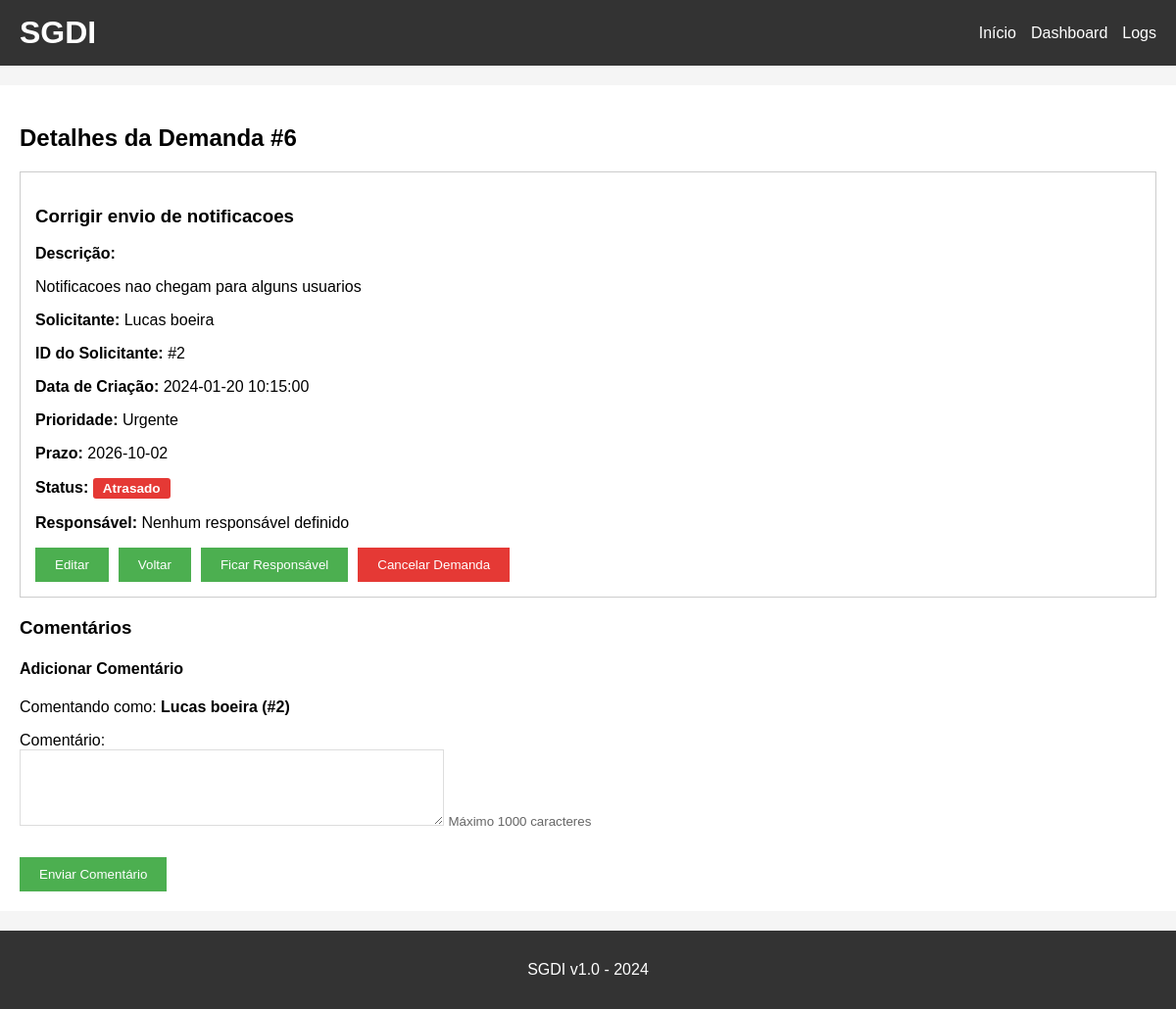
The page /detalhes/6 (signed in) on the database as committed earlier.
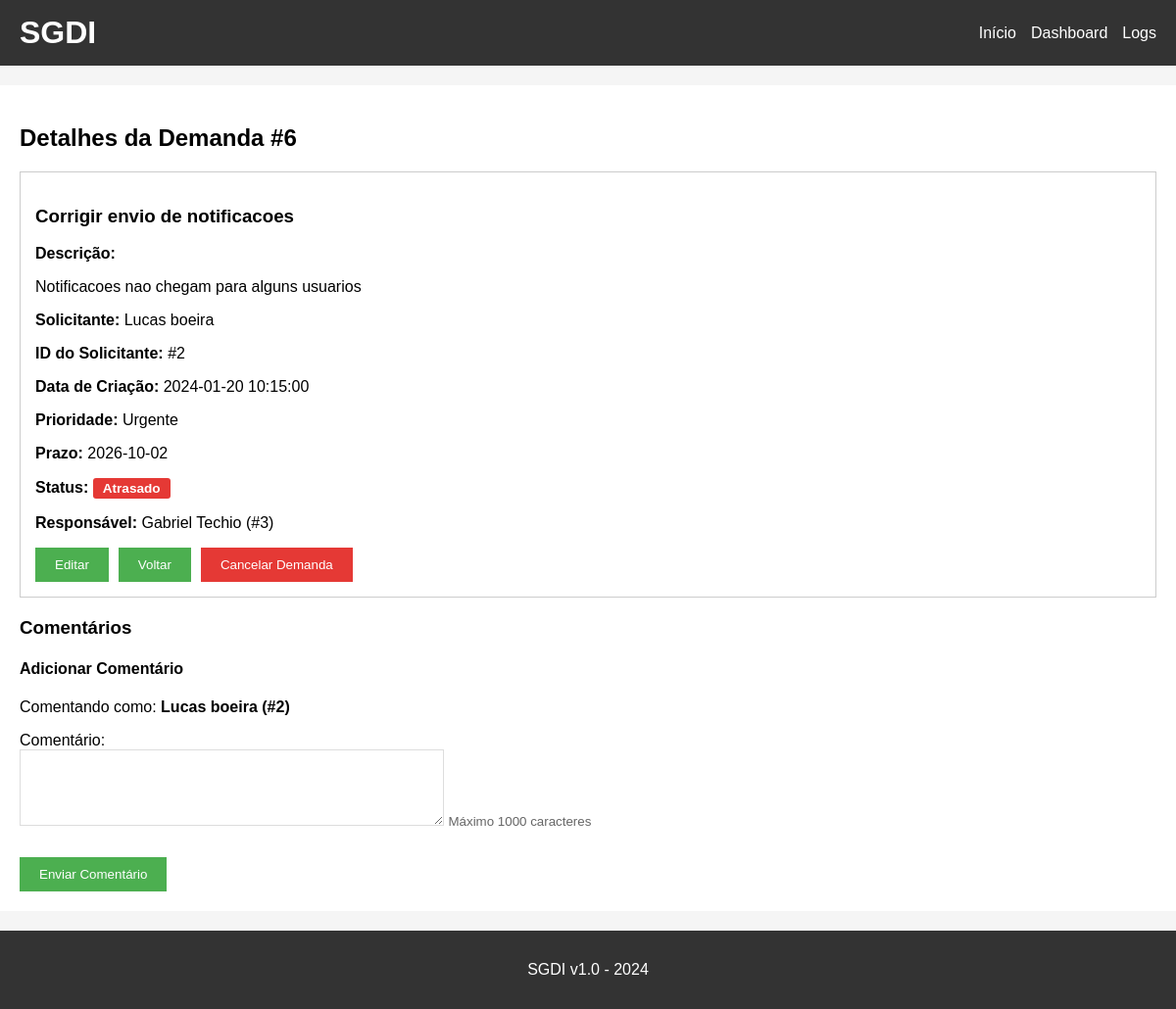
The same page on the database as committed later.
### tables this page shows
CREATE TABLE demandas (
    id INTEGER PRIMARY KEY AUTOINCREMENT,
    titulo TEXT NOT NULL,
    descricao TEXT,
    solicitante TEXT,
    solicitante_id INTEGER,
    data_criacao TEXT,
    prioridade TEXT,
    prazo TEXT,
    status TEXT NOT NULL DEFAULT 'Aberto',
    responsavel TEXT,
    responsavel_id INTEGER,
    data_conclusao TEXT,
    FOREIGN KEY (solicitante_id) REFERENCES solicitantes (id),
    FOREIGN KEY (responsavel_id) REFERENCES solicitantes (id)
);

### app.py (the view)
@app.route('/detalhes/<int:id>')
def detalhes(id):
    conn = get_db()
    cursor = conn.cursor()
    demanda = cursor.execute(
        "SELECT *, "
        "CASE WHEN status = 'Aberto' AND prazo < date('now', 'localtime') THEN 'Atrasado' ELSE status END AS status_exibido "
        "FROM demandas WHERE id=?", (id,)
    ).fetchone()
    if demanda is None:
        conn.close()
        flash('Demanda não encontrada.')
        return redirect('/')
    comentarios = cursor.execute(
        'SELECT * FROM comentarios WHERE demanda_id=? ORDER BY id', (id,)
    ).fetchall()
    conn.close()
    return render_template('detalhes.html', demanda=demanda, comentarios=comentarios)

### app.py (called while the page is built)
def get_db():
    conn = sqlite3.connect('demandas.db')
    conn.row_factory = sqlite3.Row
    return conn

@app.before_request
def verificar_login():
    if 'email' not in session and request.endpoint not in ['login', 'logout', 'static']:
        return redirect(url_for('login'))

### templates/detalhes.html (shortened to what this page needs)
{% extends "base.html" %}
{% block content %}
<h2>Detalhes da Demanda #{{ demanda[0] }}</h2>
<div class="detail-box">
    <h3>{{ demanda[1] }}</h3>
    <p><strong>Descrição:</strong></p>
    <p>{{ demanda[2] }}</p>
    <p><strong>Solicitante:</strong> {{ demanda[3] }}</p>
    <p><strong>ID do Solicitante:</strong> #{{ demanda[4] }}</p>
    <p><strong>Data de Criação:</strong> {{ demanda[5] }}</p>
    <p><strong>Prioridade:</strong> {{ demanda[6] }}</p>
    <p><strong>Prazo:</strong> {{ demanda[7] }}</p>
    <p>
        <strong>Status:</strong>
        <span class="status-badge
            {%- if demanda['status_exibido'] == 'Aberto' %} status-aberto
            {%- elif demanda['status_exibido'] == 'Atrasado' %} status-atrasado
            {%- elif demanda['status_exibido'] == 'Concluído' %} status-concluido
            {%- elif demanda['status_exibido'] == 'Cancelado' %} status-cancelado
            {%- endif %}">{{ demanda['status_exibido'] }}</span>
    </p>
    <p>
        <strong>Responsável:</strong>
        {% if demanda['responsavel_id'] %}
            {{ demanda['responsavel'] }} (#{{ demanda['responsavel_id'] }})
        {% else %}
            Nenhum responsável definido
        {% endif %}
    </p>
    <div class="acoes-demanda">
        <a href="/editar/{{ demanda[0] }}"><button>Editar</button></a>
        <a href="/"><button>Voltar</button></a>
        {% if demanda['status'] == 'Aberto' %}
            {% if not demanda['responsavel_id'] %}
            <form method="POST" action="/responsavel/{{ demanda[0] }}">
                <button type="submit">Ficar Responsável</button>
            </form>
            {% elif demanda['responsavel_id'] == session['usuario_id'] %}
            <form method="POST" action="/concluir/{{ demanda[0] }}">
                <button type="submit">Concluir</button>
            </form>
            {% endif %}
            <form method="POST" action="/cancelar/{{ demanda[0] }}"
                  onsubmit="return confirm('Tem certeza que deseja cancelar esta demanda?');">
                <button type="submit" class="btn-cancelar">Cancelar Demanda</button>
            </form>
        {% endif %}
    </div>
</div>
<h3>Comentários</h3>
<h4>Adicionar Comentário</h4>
<p>Comentando como: <strong>{{ session['usuario'] }} (#{{ session['usuario_id'] }})</strong></p>
<form method="POST" action="/adicionar_comentario/{{ demanda[0] }}">
    <div>
        <label>Comentário:</label><br>
        <textarea name="comentario" rows="4" cols="50" maxlength="1000" required></textarea>
        <small class="text-muted">Máximo 1000 caracteres</small>
    </div>
    <br>
    <button type="submit">Enviar Comentário</button>
</form>
{% endblock %}

Rows that differ between the two databases and show on the page:
changed demandas "Corrigir envio de notificacoes": responsavel (not shown) → "Gabriel Techio"; responsavel_id (not shown) → "3"
Other text that changed with them:
text no longer shown: "Nenhum responsável definido Ficar Responsável"
